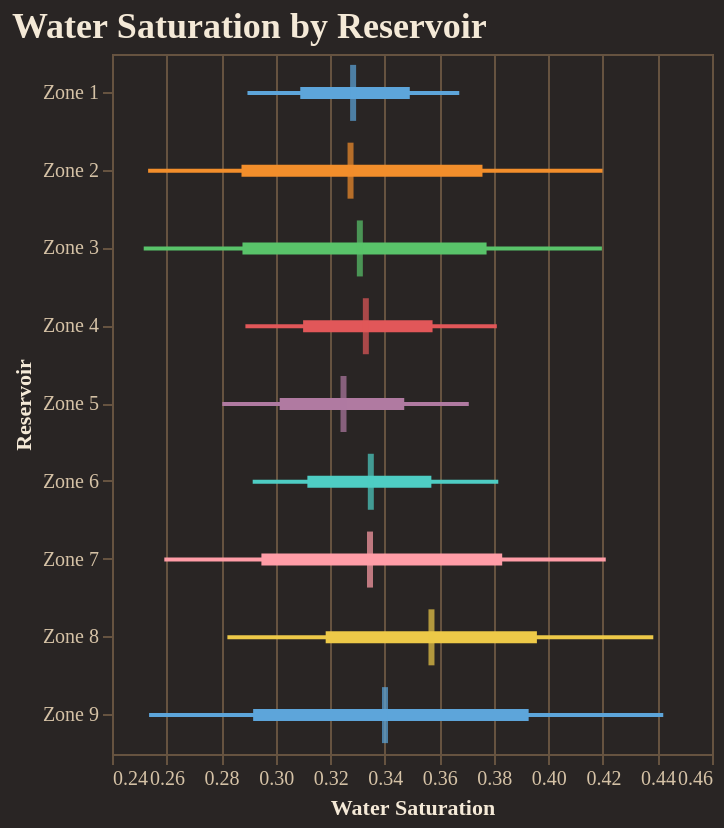

Source (notebook cell):
### Code cell
fig = reporter.plotter.forest_plot(
    "Water Saturation", 
    backend=PLOTTING_BACKEND
)
fig.show()

### Figure 1 — Vega-Lite specification as saved in the notebook (floating-point values rounded to 4 significant figures)
{"config": {"background": "#292524", "view": {"fill": "#292524", "stroke": "#665340"}, "title": {"color": "#f4e9d7", "font": "Merriweather", "fontSize": 18, "fontWeight": 600, "subtitleColor": "#d5c2a6", "anchor": "start"}, "axis": {"domainColor": "#665340", "gridColor": "#665340", "tickColor": "#665340", "labelColor": "#d5c2a6", "titleColor": "#f4e9d7", "labelFont": "Merriweather", "titleFont": "Merriweather"}, "legend": {"titleColor": "#f4e9d7", "labelColor": "#d5c2a6", "labelFont": "Merriweather", "titleFont": "Merriweather", "orient": "top-right", "symbolType": "circle"}, "header": {"labelColor": "#d5c2a6", "titleColor": "#f4e9d7", "labelFont": "Merriweather", "titleFont": "Merriweather"}, "mark": {"color": "#c78d3b"}, "line": {"color": "#c78d3b"}, "bar": {"color": "#c78d3b"}, "point": {"color": "#ddb06d"}, "area": {"color": "#c78d3b", "opacity": 0.35}, "text": {"color": "#f4e9d7", "font": "Merriweather"}, "range": {"category": ["#5DA5DA", "#F28E2B", "#59C36A", "#E15759", "#B07AA1", "#4ECDC4", "#FF9DA7", "#EDC948"]}}, "layer": [{"mark": {"type": "rule", "strokeWidth": 2}, "encoding": {"color": {"field": "group", "legend": null, "type": "nominal"}, "x": {"field": "p10", "scale": {"zero": false}, "title": "Water Saturation", "type": "quantitative"}, "x2": {"field": "p90"}, "y": {"field": "group", "sort": ["Zone 1", "Zone 2", "Zone 3", "Zone 4", "Zone 5", "Zone 6", "Zone 7", "Zone 8", "Zone 9"], "title": "Reservoir", "type": "nominal"}}}, {"mark": {"type": "rule", "strokeWidth": 6}, "encoding": {"color": {"field": "group", "legend": null, "type": "nominal"}, "x": {"field": "p25", "scale": {"zero": false}, "title": "Water Saturation", "type": "quantitative"}, "x2": {"field": "p75"}, "y": {"field": "group", "sort": ["Zone 1", "Zone 2", "Zone 3", "Zone 4", "Zone 5", "Zone 6", "Zone 7", "Zone 8", "Zone 9"], "title": "Reservoir", "type": "nominal"}}}, {"mark": {"type": "tick", "color": "black", "size": 28, "thickness": 3}, "encoding": {"color": {"field": "group", "legend": null, "type": "nominal"}, "tooltip": [{"field": "group", "title": "Group", "type": "nominal"}, {"field": "p10", "title": "P10", "type": "quantitative"}, {"field": "p25", "title": "P25", "type": "quantitative"}, {"field": "median", "title": "Median", "type": "quantitative"}, {"field": "p75", "title": "P75", "type": "quantitative"}, {"field": "p90", "title": "P90", "type": "quantitative"}], "x": {"field": "median", "scale": {"zero": false}, "title": "Water Saturation", "type": "quantitative"}, "y": {"field": "group", "sort": ["Zone 1", "Zone 2", "Zone 3", "Zone 4", "Zone 5", "Zone 6", "Zone 7", "Zone 8", "Zone 9"], "title": "Reservoir", "type": "nominal"}}}], "data": {"name": "data-1d7a7ff7b0295583c2a8eb18e34d74cc"}, "height": 350, "title": "Water Saturation by Reservoir", "width": "container", "$schema": "https://vega.github.io/schema/vega-lite/v5.20.1.json", "datasets": {"data-1d7a7ff7b0295583c2a8eb18e34d74cc": [{"group": "Zone 1", "p10": 0.2897, "p25": 0.309, "median": 0.3284, "p75": 0.3492, "p90": 0.3673}, {"group": "Zone 2", "p10": 0.2532, "p25": 0.2875, "median": 0.3275, "p75": 0.3758, "p90": 0.4199}, {"group": "Zone 3", "p10": 0.2516, "p25": 0.2878, "median": 0.3309, "p75": 0.3773, "p90": 0.4196}, {"group": "Zone 4", "p10": 0.2889, "p25": 0.3101, "median": 0.3331, "p75": 0.3575, "p90": 0.3811}, {"group": "Zone 5", "p10": 0.2804, "p25": 0.3015, "median": 0.3249, "p75": 0.3472, "p90": 0.3708}, {"group": "Zone 6", "p10": 0.2916, "p25": 0.3116, "median": 0.3349, "p75": 0.3571, "p90": 0.3816}, {"group": "Zone 7", "p10": 0.2592, "p25": 0.2948, "median": 0.3346, "p75": 0.3831, "p90": 0.421}, {"group": "Zone 8", "p10": 0.2823, "p25": 0.3183, "median": 0.3571, "p75": 0.3958, "p90": 0.4385}, {"group": "Zone 9", "p10": 0.2536, "p25": 0.2918, "median": 0.3401, "p75": 0.3928, "p90": 0.4421}]}}
